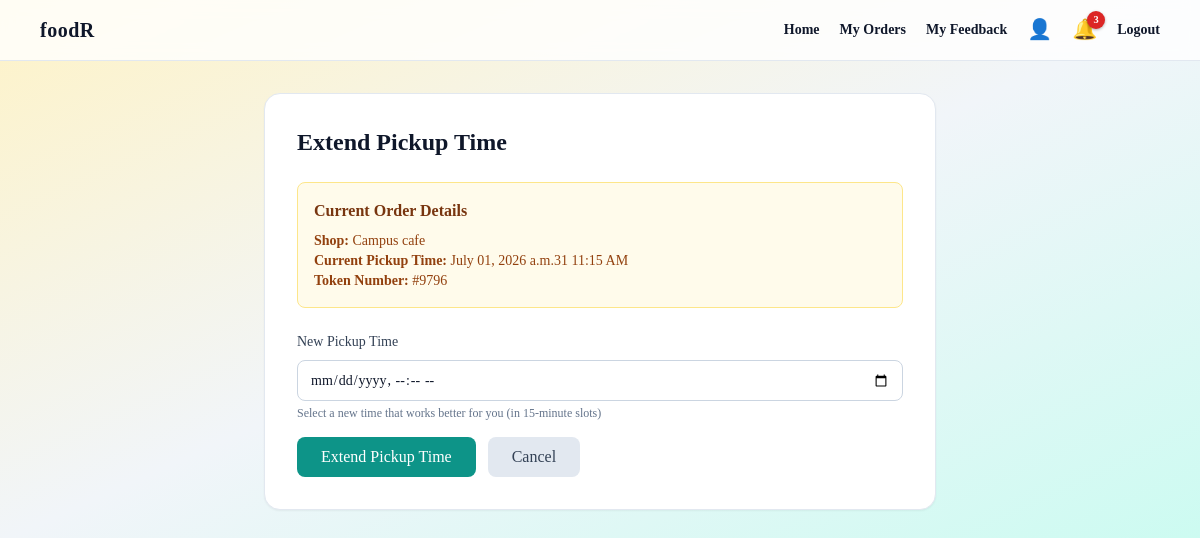
The page /orders/extend/14/ (signed in) on the database its author committed.
### orders/models.py (models this page shows, shortened)
class Order(models.Model):
    STATUS_PENDING = "pending"
    STATUS_PREPARING = "preparing"
    STATUS_READY = "ready"
    STATUS_COLLECTED = "collected"
    STATUS_CANCELLED = "cancelled"
    STATUS_CHOICES = [
        (STATUS_PENDING, "Pending"),
        (STATUS_PREPARING, "Preparing"),
        (STATUS_READY, "Ready"),
        (STATUS_COLLECTED, "Collected"),
        (STATUS_CANCELLED, "Cancelled"),
    ]
    user = models.ForeignKey(settings.AUTH_USER_MODEL, on_delete=models.CASCADE)
    shop = models.ForeignKey(Shop, on_delete=models.CASCADE)
    pickup_time = models.DateTimeField()
    status = models.CharField(max_length=20, choices=STATUS_CHOICES, default=STATUS_PENDING)
    total_price = models.DecimalField(max_digits=10, decimal_places=2, default=0)
    token_number = models.PositiveIntegerField(blank=True, null=True)
    created_at = models.DateTimeField(auto_now_add=True)
    class Meta:
        constraints = [
            models.UniqueConstraint(
                fields=["shop", "token_number"],
                name="unique_token_per_shop",
            ),
            models.UniqueConstraint(
                fields=["user", "shop"],
                condition=Q(status="pending"),
                name="unique_pending_order_per_shop",
            ),
        ]

### shops/models.py (models this page shows, shortened)
class Shop(models.Model):
    name = models.CharField(max_length=150)
    description = models.TextField(blank=True)
    address = models.TextField(blank=True)
    phone_number = models.CharField(max_length=15, blank=True, help_text="Shop contact number")
    email = models.EmailField(blank=True, help_text="Shop contact email")
    owner = models.ForeignKey(settings.AUTH_USER_MODEL, on_delete=models.CASCADE)
    opening_time = models.TimeField()
    closing_time = models.TimeField()
    max_orders_per_slot = models.PositiveIntegerField(default=5)
    created_at = models.DateTimeField(auto_now_add=True)

### orders/views.py (the view)
# urls.py: path("extend/<int:order_id>/", extend_pickup_time, name="extend_pickup_time"),
@login_required
@college_user_required
def extend_pickup_time(request, order_id):
    order = get_object_or_404(Order, id=order_id, user=request.user)
    if order.status != Order.STATUS_PENDING:
        messages.error(request, "Can only extend pickup time for pending orders.")
        return redirect("orders:list")
    if request.method == "POST":
        form = ExtendPickupTimeForm(request.POST)
        if form.is_valid():
            new_pickup_time = round_to_quarter_hour(form.cleaned_data["new_pickup_time"])
            if timezone.is_naive(new_pickup_time):
                new_pickup_time = timezone.make_aware(new_pickup_time, timezone.get_current_timezone())
            is_valid, error_message = validate_pickup_time(order.shop, new_pickup_time)
            if not is_valid:
                messages.error(request, error_message)
            else:
                order.pickup_time = new_pickup_time
                order.save(update_fields=["pickup_time"])
                create_notification(
                    user=order.shop.owner,
                    notification_type=Notification.NOTIFICATION_TIME_EXTENDED,
                    title=f"Order #{order.id} Time Extended",
                    message=f"{request.user.username} extended pickup time to {new_pickup_time.strftime('%I:%M %p')}.",
                    link=f"/shops/owner/dashboard/"
                )
                messages.success(request, f"Pickup time extended to {new_pickup_time.strftime('%B %d, %Y at %I:%M %p')}.")
                return redirect("orders:list")
    else:
        form = ExtendPickupTimeForm()
    return render(request, "orders/extend_pickup_time.html", {"form": form, "order": order})

### orders/forms.py
class ExtendPickupTimeForm(forms.Form):
    new_pickup_time = forms.DateTimeField(
        widget=forms.DateTimeInput(attrs={"type": "datetime-local"}),
        input_formats=["%Y-%m-%dT%H:%M"],
        label="New Pickup Time"
    )

### accounts/context_processors.py (called while the page is built)
def notification_count(request):
    if request.user.is_authenticated:
        unread_count = Notification.objects.filter(user=request.user, is_read=False).count()
        return {'unread_notifications_count': unread_count}
    return {'unread_notifications_count': 0}

### templates/orders/extend_pickup_time.html (shortened to what this page needs)
{% extends "base.html" %}
{% block content %}
<div class="max-w-2xl mx-auto">
    <div class="bg-white border border-slate-200 rounded-2xl p-8 shadow-sm">
        <h1 class="text-2xl font-semibold mb-6">Extend Pickup Time</h1>
        <div class="mb-6 p-4 bg-amber-50 border border-amber-200 rounded-lg">
            <h2 class="font-semibold text-amber-900 mb-2">Current Order Details</h2>
            <p class="text-sm text-amber-800"><strong>Shop:</strong> {{ order.shop.name }}</p>
            <p class="text-sm text-amber-800"><strong>Current Pickup Time:</strong> {{ order.pickup_time|date:"F d, Y at g:i A" }}</p>
            <p class="text-sm text-amber-800"><strong>Token Number:</strong> #{{ order.token_number }}</p>
        </div>
        <form method="post" class="space-y-4">
            <div>
                <label for="{{ form.new_pickup_time.id_for_label }}" class="block text-sm font-medium text-slate-700 mb-2">
                    New Pickup Time
                </label>
                {{ form.new_pickup_time }}
                <p class="text-xs text-slate-500 mt-1">Select a new time that works better for you (in 15-minute slots)</p>
            </div>
            <div class="flex gap-3">
                <button type="submit" class="px-6 py-2 bg-teal-600 text-white rounded-lg hover:bg-teal-700">
                    Extend Pickup Time
                </button>
                <a href="{% url 'orders:list' %}" class="px-6 py-2 bg-slate-200 text-slate-700 rounded-lg hover:bg-slate-300">
                    Cancel
                </a>
            </div>
        </form>
    </div>
</div>
{% endblock %}

### templates/base.html (style rules this page uses)
:root { --brand-ink: #0f172a; --brand-accent: #0f766e; --brand-warm: #f59e0b; }
body { font-family: "Palatino Linotype", "Book Antiqua", Palatino, "Times New Roman", serif; }

### templates/orders/extend_pickup_time.html (style rules this page uses)
input[type="datetime-local"] { width: 100%; padding: 0.5rem 0.75rem; border: 1px solid rgb(203 213 225); border-radius: 0.5rem; font-size: 0.875rem; }

### rows shown on the page
Order: shop.name "Campus cafe", pickup_time "July 01, 2026 a.m.31 11:15 AM", token_number "9796"

### other values the page prints
{{ unread_notifications_count }} "3"
